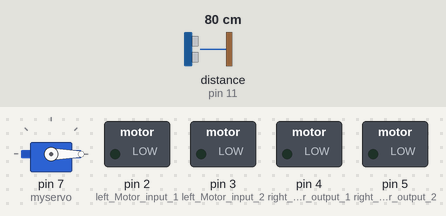
Bench run of a sketch on a simulated Arduino Uno, built with avr-gcc and run on an emulated ATmega328P. Shown: servo, switched loads named in the sketch (green lamp = pin HIGH). The test bench sets the inputs (shaded band); at power-on: distance to the obstacle (sensor on pin 11) 80 cm. The echo pulse lasts 58.3 µs per cm; what the sketch prints to the serial monitor is not drawn.

Above: at 0.05 s.
At 1.0 s:
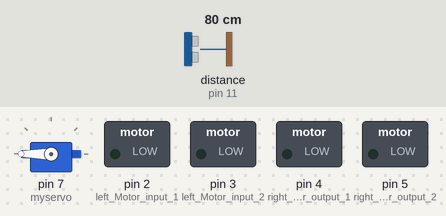
At 2.0 s:
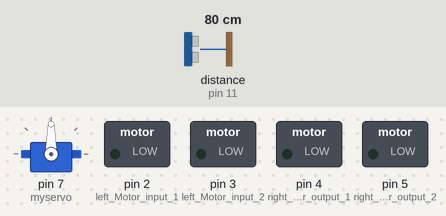
Timing chart, 0 to 4.6 s (numbered marks = the images above):
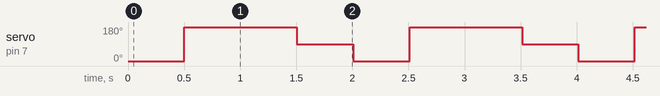

Measured:
- by itself, servo on pin 7 (myservo): repeats every 2.0 s: 90° 0.50 s, 0° 0.50 s, 180° 1.0 s

The sketch:

wallfollow_1.ino
```cpp
#include <NewPing.h>
#include<Servo.h>
Servo myservo;
#define TRIGGER_PIN  12  // Arduino pin tied to trigger pin on the ultrasonic sensor.
#define ECHO_PIN     11  // Arduino pin tied to echo pin on the ultrasonic sensor.
#define MAX_DISTANCE 30 // Maximum distance we want to ping for (in centimeters). Maximum sensor distance is rated at 400-500cm.
#define THRES 10

NewPing sonar(TRIGGER_PIN, ECHO_PIN, MAX_DISTANCE); // NewPing setup of pins and maximum distance.
void intersctionright();
void intersectionleft();
void turnright();
void turnleft();
void correctright();
void correctleft();
void moveservo(int);
int getdistleft();
int getdistright();
int getdistfor();
void goforward();


void setup() {
  myservo.attach(7); //Attaching Servo input pin to pin no. 7
  pinMode(2,OUTPUT); //left Motor input 1
  pinMode(3,OUTPUT); //left Motor input 2
  pinMode(4,OUTPUT); //right Motor output 1
  pinMode(5,OUTPUT); //right Motor output 2
  Serial.begin(115200);
}

void loop() {
  int left=getdistleft();
  int right=getdistright();
  int forw=getdistfor();
  Serial.print("Left: ");
  Serial.print(left);
  Serial.print(" Forw: ");
  Serial.print(forw);
  Serial.print(" Right: ");
  Serial.println(right);
  if(left<THRES && right != 0 && left != 0 && right<THRES && (forw>THRES||forw == 0))
    goforward();
  else if((left>THRES||left == 0) && right<THRES && right != 0)
    intersectionleft();
  else if(left<THRES && left!= 0 && (right>THRES||right == 0))
    intersectionright();
}

void intersectionright() //code to be run if there is a right turn intersection
{
  Serial.println("In intersection right");
  myservo.write(90);
  while(getdist()<MAX_DISTANCE-1)
  {
    turnright();
  }
}

void intersectionleft() //code to be run if there is a left turn intersection
{
  Serial.println("In intersection left");
  myservo.write(90);
  while(getdist()<MAX_DISTANCE-1)
  {
    turnleft();
  }

}

int getdist() //function for getting distance
{
  //Serial.println(" IN GETDIST");
  int uS = sonar.ping();
  int dist=uS/ 59; //for converting microseconds to cm distance
  return dist;
}

void moveservo(int x)
{
  //Serial.println(" IN MOVE SERVO");
  myservo.write(x);
}

int getdistleft() //rotates the servo to the left and finds the distance
{
  //Serial.println(" IN GETDIST LEFT");
  moveservo(0);
  delay(500);
  int y=getdist();
  return y;
}

int getdistfor() //rotates the servo to the front and finds the distance
{
  moveservo(90);
  delay(500);
  int y=getdist();
  return y;
}

int getdistright() //rotates the servo to the right and finds the distance
{
  moveservo(180);
  delay(1000);
  int y=getdist();
  return y;
}

void goforward()
{
  digitalWrite(2,HIGH);
  digitalWrite(3,LOW);
  digitalWrite(4,HIGH);
  digitalWrite(5,LOW);
}

void turnleft()
{
  digitalWrite(2,LOW);
  digitalWrite(3,HIGH);
  digitalWrite(4,HIGH);
  digitalWrite(5,LOW);
}

void turnright()
{
  digitalWrite(2,HIGH);
  digitalWrite(3,LOW);
  digitalWrite(4,LOW);
  digitalWrite(5,HIGH);
}
void correctright()
{
  digitalWrite(2, HIGH);
  digitalWrite(3, LOW);
  digitalWrite(4, HIGH);
  digitalWrite(5, LOW);
  analogWrite(1, 150);
  analogWrite(6, 200);
}
void correctleft()
{
  digitalWrite(2, HIGH);
  digitalWrite(3, LOW);
  digitalWrite(4, HIGH);
  digitalWrite(5, LOW);
  analogWrite(1, 200);
  analogWrite(6, 150);
}
```
